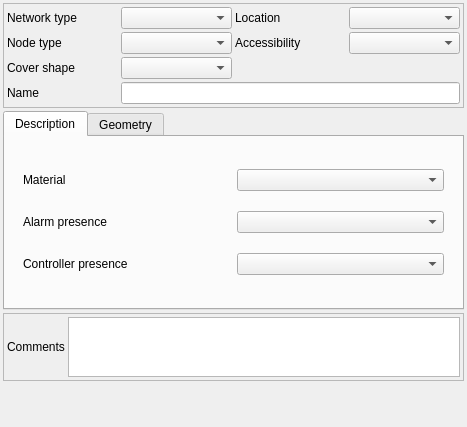
<?xml version="1.0" encoding="UTF-8"?>
<ui version="4.0">
 <class>Form_base3_ud</class>
 <widget class="QWidget" name="Form_base3_ud">
  <property name="geometry">
   <rect>
    <x>0</x>
    <y>0</y>
    <width>467</width>
    <height>427</height>
   </rect>
  </property>
  <property name="windowTitle">
   <string>Form</string>
  </property>
  <layout class="QVBoxLayout" name="verticalLayout">
   <property name="spacing">
    <number>3</number>
   </property>
   <property name="leftMargin">
    <number>3</number>
   </property>
   <property name="topMargin">
    <number>3</number>
   </property>
   <property name="rightMargin">
    <number>3</number>
   </property>
   <property name="bottomMargin">
    <number>3</number>
   </property>
   <item>
    <widget class="QFrame" name="frame">
     <property name="frameShape">
      <enum>QFrame::StyledPanel</enum>
     </property>
     <property name="frameShadow">
      <enum>QFrame::Raised</enum>
     </property>
     <layout class="QGridLayout" name="gridLayout">
      <property name="leftMargin">
       <number>3</number>
      </property>
      <property name="topMargin">
       <number>3</number>
      </property>
      <property name="rightMargin">
       <number>3</number>
      </property>
      <property name="bottomMargin">
       <number>3</number>
      </property>
      <property name="spacing">
       <number>3</number>
      </property>
      <item row="0" column="1">
       <widget class="QComboBox" name="networktype"/>
      </item>
      <item row="3" column="1">
       <widget class="QComboBox" name="manholecovershape"/>
      </item>
      <item row="3" column="0">
       <widget class="QLabel" name="label_25">
        <property name="text">
         <string>Cover shape</string>
        </property>
       </widget>
      </item>
      <item row="0" column="0">
       <widget class="QLabel" name="label_2">
        <property name="text">
         <string>Network type</string>
        </property>
       </widget>
      </item>
      <item row="2" column="0">
       <widget class="QLabel" name="label">
        <property name="text">
         <string>Node type</string>
        </property>
       </widget>
      </item>
      <item row="5" column="0">
       <widget class="QLabel" name="label_5">
        <property name="text">
         <string>Name</string>
        </property>
       </widget>
      </item>
      <item row="2" column="1">
       <widget class="QComboBox" name="nodetype"/>
      </item>
      <item row="0" column="2">
       <widget class="QLabel" name="label_8">
        <property name="text">
         <string>Location</string>
        </property>
       </widget>
      </item>
      <item row="0" column="3">
       <widget class="QComboBox" name="location"/>
      </item>
      <item row="2" column="2">
       <widget class="QLabel" name="label_3">
        <property name="text">
         <string>Accessibility</string>
        </property>
       </widget>
      </item>
      <item row="2" column="3">
       <widget class="QComboBox" name="accessibility"/>
      </item>
      <item row="5" column="1" colspan="3">
       <widget class="QLineEdit" name="name">
        <property name="readOnly">
         <bool>true</bool>
        </property>
       </widget>
      </item>
     </layout>
    </widget>
   </item>
   <item>
    <widget class="QTabWidget" name="tabWidget_2">
     <property name="currentIndex">
      <number>0</number>
     </property>
     <widget class="QWidget" name="tab_5">
      <attribute name="title">
       <string>Description</string>
      </attribute>
      <layout class="QVBoxLayout" name="verticalLayout_3">
       <item>
        <widget class="QStackedWidget" name="stackedWidget">
         <property name="currentIndex">
          <number>2</number>
         </property>
         <widget class="QWidget" name="page_3">
          <layout class="QGridLayout" name="gridLayout_2">
           <item row="0" column="1">
            <widget class="QComboBox" name="presencesteps"/>
           </item>
           <item row="1" column="0">
            <widget class="QLabel" name="label_27">
             <property name="text">
              <string>Handle presence</string>
             </property>
            </widget>
           </item>
           <item row="0" column="0">
            <widget class="QLabel" name="label_26">
             <property name="text">
              <string>Steps presence</string>
             </property>
            </widget>
           </item>
           <item row="2" column="0">
            <widget class="QLabel" name="label_30">
             <property name="text">
              <string>Manhole shape</string>
             </property>
            </widget>
           </item>
           <item row="2" column="1">
            <widget class="QComboBox" name="manholeshape"/>
           </item>
           <item row="1" column="1">
            <widget class="QComboBox" name="presencehandle"/>
           </item>
          </layout>
         </widget>
         <widget class="QWidget" name="page_4">
          <layout class="QVBoxLayout" name="verticalLayout_2">
           <property name="spacing">
            <number>3</number>
           </property>
           <property name="leftMargin">
            <number>3</number>
           </property>
           <property name="topMargin">
            <number>3</number>
           </property>
           <property name="rightMargin">
            <number>3</number>
           </property>
           <property name="bottomMargin">
            <number>3</number>
           </property>
           <item>
            <widget class="QTabWidget" name="tabWidget">
             <property name="currentIndex">
              <number>3</number>
             </property>
             <widget class="QWidget" name="tab">
              <attribute name="title">
               <string>Electrical cabinet</string>
              </attribute>
              <layout class="QGridLayout" name="gridLayout_8">
               <property name="leftMargin">
                <number>3</number>
               </property>
               <property name="topMargin">
                <number>3</number>
               </property>
               <property name="rightMargin">
                <number>3</number>
               </property>
               <property name="bottomMargin">
                <number>3</number>
               </property>
               <property name="horizontalSpacing">
                <number>3</number>
               </property>
               <item row="2" column="0">
                <widget class="QLabel" name="label_40">
                 <property name="text">
                  <string>Remote monitoring comments</string>
                 </property>
                 <property name="wordWrap">
                  <bool>true</bool>
                 </property>
                </widget>
               </item>
               <item row="0" column="1">
                <widget class="QComboBox" name="pseleccabinet"/>
               </item>
               <item row="0" column="0">
                <widget class="QLabel" name="label_32">
                 <property name="text">
                  <string>Elec. cab presence</string>
                 </property>
                 <property name="wordWrap">
                  <bool>true</bool>
                 </property>
                </widget>
               </item>
               <item row="0" column="2">
                <widget class="QLabel" name="label_34">
                 <property name="text">
                  <string>Remote monitoring</string>
                 </property>
                 <property name="wordWrap">
                  <bool>true</bool>
                 </property>
                </widget>
               </item>
               <item row="0" column="3">
                <widget class="QComboBox" name="psremotemonitoring"/>
               </item>
               <item row="2" column="1" colspan="3">
                <widget class="QTextBrowser" name="psremotemonitoringcomment">
                 <property name="maximumSize">
                  <size>
                   <width>16777215</width>
                   <height>50</height>
                  </size>
                 </property>
                 <property name="readOnly">
                  <bool>false</bool>
                 </property>
                </widget>
               </item>
              </layout>
             </widget>
             <widget class="QWidget" name="tab_2">
              <attribute name="title">
               <string>Interior</string>
              </attribute>
              <layout class="QGridLayout" name="gridLayout_9">
               <property name="leftMargin">
                <number>3</number>
               </property>
               <property name="topMargin">
                <number>3</number>
               </property>
               <property name="rightMargin">
                <number>3</number>
               </property>
               <property name="bottomMargin">
                <number>3</number>
               </property>
               <property name="spacing">
                <number>3</number>
               </property>
               <item row="0" column="0">
                <widget class="QLabel" name="label_31">
                 <property name="text">
                  <string>Material</string>
                 </property>
                 <property name="wordWrap">
                  <bool>true</bool>
                 </property>
                </widget>
               </item>
               <item row="1" column="1" colspan="2">
                <widget class="QComboBox" name="pspumpswitchingcontrollertype"/>
               </item>
               <item row="0" column="1" colspan="2">
                <widget class="QComboBox" name="psmaterial"/>
               </item>
               <item row="1" column="0">
                <widget class="QLabel" name="label_41">
                 <property name="text">
                  <string>Pump switching controller type</string>
                 </property>
                 <property name="wordWrap">
                  <bool>true</bool>
                 </property>
                </widget>
               </item>
               <item row="0" column="3">
                <widget class="QLabel" name="label_33">
                 <property name="text">
                  <string>Float</string>
                 </property>
                 <property name="wordWrap">
                  <bool>true</bool>
                 </property>
                </widget>
               </item>
               <item row="0" column="4">
                <widget class="QSpinBox" name="psfloatnumber">
                 <property name="minimum">
                  <number>-1</number>
                 </property>
                </widget>
               </item>
               <item row="0" column="5">
                <widget class="QToolButton" name="toolButton_poires">
                 <property name="text">
                  <string>...</string>
                 </property>
                </widget>
               </item>
               <item row="1" column="3">
                <widget class="QLabel" name="label_39">
                 <property name="text">
                  <string>Overflow</string>
                 </property>
                 <property name="wordWrap">
                  <bool>true</bool>
                 </property>
                </widget>
               </item>
               <item row="1" column="4" colspan="2">
                <widget class="QComboBox" name="psoverflow"/>
               </item>
              </layout>
             </widget>
             <widget class="QWidget" name="tab_4">
              <attribute name="title">
               <string>Pumps</string>
              </attribute>
              <layout class="QGridLayout" name="gridLayout_10">
               <item row="0" column="1">
                <widget class="QSpinBox" name="pspumpnumber">
                 <property name="minimum">
                  <number>-1</number>
                 </property>
                </widget>
               </item>
               <item row="0" column="0">
                <widget class="QLabel" name="label_35">
                 <property name="text">
                  <string>Pumps count</string>
                 </property>
                </widget>
               </item>
               <item row="0" column="2">
                <widget class="QToolButton" name="toolButton_pompes">
                 <property name="text">
                  <string>...</string>
                 </property>
                </widget>
               </item>
              </layout>
             </widget>
             <widget class="QWidget" name="tab_3">
              <attribute name="title">
               <string>Valve chamber</string>
              </attribute>
             </widget>
            </widget>
           </item>
          </layout>
         </widget>
         <widget class="QWidget" name="page_5">
          <layout class="QGridLayout" name="gridLayout_7">
           <item row="1" column="0">
            <widget class="QLabel" name="label_37">
             <property name="text">
              <string>Alarm presence</string>
             </property>
            </widget>
           </item>
           <item row="2" column="0">
            <widget class="QLabel" name="label_38">
             <property name="text">
              <string>Controller presence</string>
             </property>
            </widget>
           </item>
           <item row="2" column="1">
            <widget class="QComboBox" name="presencecontroller"/>
           </item>
           <item row="1" column="1">
            <widget class="QComboBox" name="psremotemonitoring_2"/>
           </item>
           <item row="0" column="0">
            <widget class="QLabel" name="label_36">
             <property name="text">
              <string>Material</string>
             </property>
            </widget>
           </item>
           <item row="0" column="1">
            <widget class="QComboBox" name="psmaterial_2"/>
           </item>
          </layout>
         </widget>
         <widget class="QWidget" name="page_6"/>
        </widget>
       </item>
      </layout>
     </widget>
     <widget class="QWidget" name="tab_6">
      <attribute name="title">
       <string>Geometry</string>
      </attribute>
      <layout class="QVBoxLayout" name="verticalLayout_4">
       <item>
        <widget class="QFrame" name="frame_5">
         <property name="frameShape">
          <enum>QFrame::StyledPanel</enum>
         </property>
         <property name="frameShadow">
          <enum>QFrame::Raised</enum>
         </property>
         <layout class="QGridLayout" name="gridLayout_6">
          <property name="leftMargin">
           <number>3</number>
          </property>
          <property name="topMargin">
           <number>3</number>
          </property>
          <property name="rightMargin">
           <number>3</number>
          </property>
          <property name="bottomMargin">
           <number>3</number>
          </property>
          <property name="spacing">
           <number>3</number>
          </property>
          <item row="1" column="2">
           <widget class="QToolButton" name="toolButton_calc">
            <property name="text">
             <string>...</string>
            </property>
           </widget>
          </item>
          <item row="1" column="1">
           <widget class="QDoubleSpinBox" name="depthinvert">
            <property name="minimum">
             <double>-1.000000000000000</double>
            </property>
            <property name="maximum">
             <double>999.000000000000000</double>
            </property>
           </widget>
          </item>
          <item row="1" column="0">
           <widget class="QLabel" name="label_24">
            <property name="text">
             <string>Depth</string>
            </property>
           </widget>
          </item>
          <item row="0" column="3">
           <widget class="QLabel" name="label_29">
            <property name="text">
             <string>Width</string>
            </property>
           </widget>
          </item>
          <item row="0" column="1">
           <widget class="QDoubleSpinBox" name="lenght">
            <property name="minimum">
             <double>-1.000000000000000</double>
            </property>
            <property name="maximum">
             <double>999.000000000000000</double>
            </property>
           </widget>
          </item>
          <item row="0" column="0">
           <widget class="QLabel" name="label_28">
            <property name="text">
             <string>Lenght</string>
            </property>
           </widget>
          </item>
          <item row="0" column="2">
           <widget class="QToolButton" name="toolButton_longueur">
            <property name="text">
             <string>...</string>
            </property>
           </widget>
          </item>
          <item row="0" column="4">
           <widget class="QDoubleSpinBox" name="width">
            <property name="minimum">
             <double>-1.000000000000000</double>
            </property>
            <property name="maximum">
             <double>999.000000000000000</double>
            </property>
           </widget>
          </item>
          <item row="0" column="5">
           <widget class="QToolButton" name="toolButton_largeur">
            <property name="text">
             <string>...</string>
            </property>
           </widget>
          </item>
         </layout>
        </widget>
       </item>
       <item>
        <widget class="QFrame" name="frame_3">
         <property name="frameShape">
          <enum>QFrame::StyledPanel</enum>
         </property>
         <property name="frameShadow">
          <enum>QFrame::Raised</enum>
         </property>
         <layout class="QGridLayout" name="gridLayout_3">
          <property name="leftMargin">
           <number>3</number>
          </property>
          <property name="topMargin">
           <number>3</number>
          </property>
          <property name="rightMargin">
           <number>3</number>
          </property>
          <property name="bottomMargin">
           <number>3</number>
          </property>
          <property name="spacing">
           <number>3</number>
          </property>
          <item row="0" column="0">
           <widget class="QLabel" name="label_15">
            <property name="text">
             <string>X</string>
            </property>
           </widget>
          </item>
          <item row="0" column="1">
           <widget class="QDoubleSpinBox" name="X">
            <property name="minimum">
             <double>-99.000000000000000</double>
            </property>
            <property name="maximum">
             <double>99999999.000000000000000</double>
            </property>
           </widget>
          </item>
          <item row="1" column="0">
           <widget class="QLabel" name="label_16">
            <property name="text">
             <string>dX</string>
            </property>
           </widget>
          </item>
          <item row="1" column="2">
           <widget class="QLabel" name="label_21">
            <property name="text">
             <string>dY</string>
            </property>
           </widget>
          </item>
          <item row="0" column="2">
           <widget class="QLabel" name="label_18">
            <property name="text">
             <string>Y</string>
            </property>
           </widget>
          </item>
          <item row="0" column="4">
           <widget class="QLabel" name="label_22">
            <property name="text">
             <string>Z cover</string>
            </property>
           </widget>
          </item>
          <item row="1" column="3">
           <widget class="QDoubleSpinBox" name="dY">
            <property name="minimum">
             <double>-1.000000000000000</double>
            </property>
            <property name="maximum">
             <double>999.000000000000000</double>
            </property>
           </widget>
          </item>
          <item row="0" column="3">
           <widget class="QDoubleSpinBox" name="Y">
            <property name="minimum">
             <double>-99.000000000000000</double>
            </property>
            <property name="maximum">
             <double>99999999.000000000000000</double>
            </property>
           </widget>
          </item>
          <item row="1" column="1">
           <widget class="QDoubleSpinBox" name="dX">
            <property name="minimum">
             <double>-1.000000000000000</double>
            </property>
            <property name="maximum">
             <double>999.000000000000000</double>
            </property>
           </widget>
          </item>
          <item row="0" column="5">
           <widget class="QDoubleSpinBox" name="Z">
            <property name="minimum">
             <double>-99.000000000000000</double>
            </property>
            <property name="maximum">
             <double>99999999.000000000000000</double>
            </property>
           </widget>
          </item>
          <item row="1" column="4">
           <widget class="QLabel" name="label_23">
            <property name="text">
             <string>dZ</string>
            </property>
           </widget>
          </item>
          <item row="1" column="5">
           <widget class="QDoubleSpinBox" name="dZ">
            <property name="minimum">
             <double>-1.000000000000000</double>
            </property>
            <property name="maximum">
             <double>999.000000000000000</double>
            </property>
           </widget>
          </item>
          <item row="4" column="0" colspan="6">
           <widget class="QPushButton" name="pushButton_getGPS">
            <property name="text">
             <string>GPS</string>
            </property>
           </widget>
          </item>
         </layout>
        </widget>
       </item>
       <item>
        <widget class="QFrame" name="frame_gps">
         <property name="frameShape">
          <enum>QFrame::StyledPanel</enum>
         </property>
         <property name="frameShadow">
          <enum>QFrame::Raised</enum>
         </property>
        </widget>
       </item>
      </layout>
     </widget>
    </widget>
   </item>
   <item>
    <widget class="QFrame" name="frame_2">
     <property name="frameShape">
      <enum>QFrame::StyledPanel</enum>
     </property>
     <property name="frameShadow">
      <enum>QFrame::Raised</enum>
     </property>
     <layout class="QHBoxLayout" name="horizontalLayout">
      <property name="spacing">
       <number>3</number>
      </property>
      <property name="leftMargin">
       <number>3</number>
      </property>
      <property name="topMargin">
       <number>3</number>
      </property>
      <property name="rightMargin">
       <number>3</number>
      </property>
      <property name="bottomMargin">
       <number>3</number>
      </property>
      <item>
       <widget class="QLabel" name="label_7">
        <property name="text">
         <string>Comments</string>
        </property>
       </widget>
      </item>
      <item>
       <widget class="QTextBrowser" name="comment">
        <property name="maximumSize">
         <size>
          <width>16777215</width>
          <height>60</height>
         </size>
        </property>
        <property name="readOnly">
         <bool>false</bool>
        </property>
       </widget>
      </item>
     </layout>
    </widget>
   </item>
   <item>
    <spacer name="verticalSpacer">
     <property name="orientation">
      <enum>Qt::Vertical</enum>
     </property>
     <property name="sizeHint" stdset="0">
      <size>
       <width>20</width>
       <height>40</height>
      </size>
     </property>
    </spacer>
   </item>
  </layout>
 </widget>
 <resources/>
 <connections/>
</ui>
